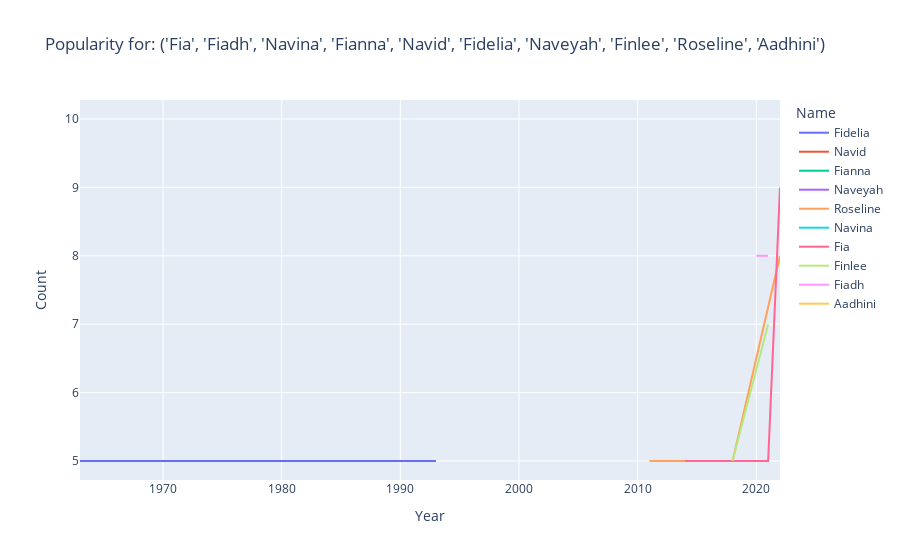

Source (notebook cell):
### Code cell
plot_name(*top10)

### Figure 1 — Plotly figure (JSON) as saved in the notebook; plotly's stock layout.template omitted (floating-point values rounded to 4 significant figures)
{"data": [{"hovertemplate": "Name=Fidelia<br>Year=%{x}<br>Count=%{y}<extra></extra>", "legendgroup": "Fidelia", "line": {"color": "#636efa", "dash": "solid"}, "marker": {"symbol": "circle"}, "mode": "lines", "name": "Fidelia", "orientation": "v", "showlegend": true, "type": "scatter", "x": [1963, 1993], "xaxis": "x", "y": [5, 5], "yaxis": "y"}, {"hovertemplate": "Name=Navid<br>Year=%{x}<br>Count=%{y}<extra></extra>", "legendgroup": "Navid", "line": {"color": "#EF553B", "dash": "solid"}, "marker": {"symbol": "circle"}, "mode": "lines", "name": "Navid", "orientation": "v", "showlegend": true, "type": "scatter", "x": [1990], "xaxis": "x", "y": [10], "yaxis": "y"}, {"hovertemplate": "Name=Fianna<br>Year=%{x}<br>Count=%{y}<extra></extra>", "legendgroup": "Fianna", "line": {"color": "#00cc96", "dash": "solid"}, "marker": {"symbol": "circle"}, "mode": "lines", "name": "Fianna", "orientation": "v", "showlegend": true, "type": "scatter", "x": [2007], "xaxis": "x", "y": [5], "yaxis": "y"}, {"hovertemplate": "Name=Naveyah<br>Year=%{x}<br>Count=%{y}<extra></extra>", "legendgroup": "Naveyah", "line": {"color": "#ab63fa", "dash": "solid"}, "marker": {"symbol": "circle"}, "mode": "lines", "name": "Naveyah", "orientation": "v", "showlegend": true, "type": "scatter", "x": [2010], "xaxis": "x", "y": [5], "yaxis": "y"}, {"hovertemplate": "Name=Roseline<br>Year=%{x}<br>Count=%{y}<extra></extra>", "legendgroup": "Roseline", "line": {"color": "#FFA15A", "dash": "solid"}, "marker": {"symbol": "circle"}, "mode": "lines", "name": "Roseline", "orientation": "v", "showlegend": true, "type": "scatter", "x": [2011, 2016, 2018, 2022], "xaxis": "x", "y": [5, 5, 5, 8], "yaxis": "y"}, {"hovertemplate": "Name=Navina<br>Year=%{x}<br>Count=%{y}<extra></extra>", "legendgroup": "Navina", "line": {"color": "#19d3f3", "dash": "solid"}, "marker": {"symbol": "circle"}, "mode": "lines", "name": "Navina", "orientation": "v", "showlegend": true, "type": "scatter", "x": [2011], "xaxis": "x", "y": [6], "yaxis": "y"}, {"hovertemplate": "Name=Fia<br>Year=%{x}<br>Count=%{y}<extra></extra>", "legendgroup": "Fia", "line": {"color": "#FF6692", "dash": "solid"}, "marker": {"symbol": "circle"}, "mode": "lines", "name": "Fia", "orientation": "v", "showlegend": true, "type": "scatter", "x": [2014, 2021, 2022], "xaxis": "x", "y": [5, 5, 9], "yaxis": "y"}, {"hovertemplate": "Name=Finlee<br>Year=%{x}<br>Count=%{y}<extra></extra>", "legendgroup": "Finlee", "line": {"color": "#B6E880", "dash": "solid"}, "marker": {"symbol": "circle"}, "mode": "lines", "name": "Finlee", "orientation": "v", "showlegend": true, "type": "scatter", "x": [2018, 2021], "xaxis": "x", "y": [5, 7], "yaxis": "y"}, {"hovertemplate": "Name=Fiadh<br>Year=%{x}<br>Count=%{y}<extra></extra>", "legendgroup": "Fiadh", "line": {"color": "#FF97FF", "dash": "solid"}, "marker": {"symbol": "circle"}, "mode": "lines", "name": "Fiadh", "orientation": "v", "showlegend": true, "type": "scatter", "x": [2020, 2021], "xaxis": "x", "y": [8, 8], "yaxis": "y"}, {"hovertemplate": "Name=Aadhini<br>Year=%{x}<br>Count=%{y}<extra></extra>", "legendgroup": "Aadhini", "line": {"color": "#FECB52", "dash": "solid"}, "marker": {"symbol": "circle"}, "mode": "lines", "name": "Aadhini", "orientation": "v", "showlegend": true, "type": "scatter", "x": [2022], "xaxis": "x", "y": [6], "yaxis": "y"}], "layout": {"legend": {"title": {"text": "Name"}, "tracegroupgap": 0}, "title": {"text": "Popularity for: ('Fia', 'Fiadh', 'Navina', 'Fianna', 'Navid', 'Fidelia', 'Naveyah', 'Finlee', 'Roseline', 'Aadhini')"}, "xaxis": {"anchor": "y", "domain": [0, 1], "title": {"text": "Year"}}, "yaxis": {"anchor": "x", "domain": [0, 1], "title": {"text": "Count"}}}}
